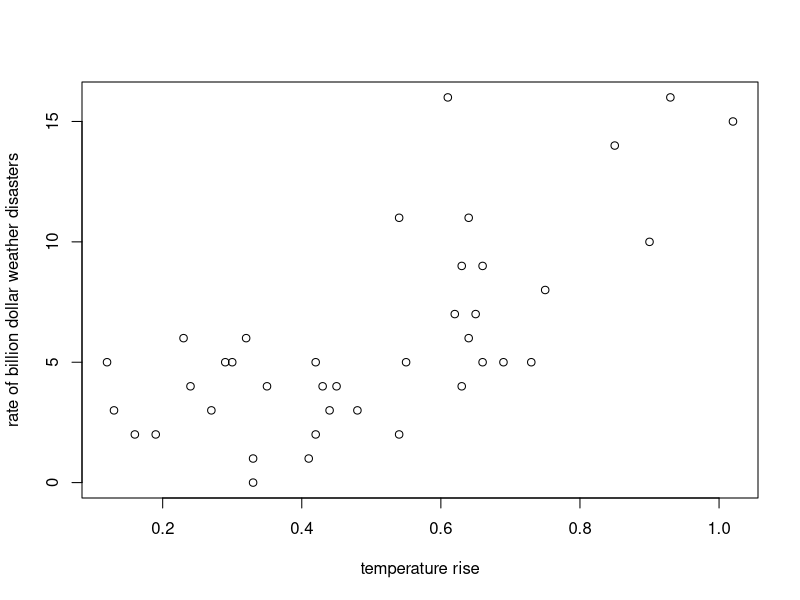

This figure's R source: (Note: this script raises an error after producing the figure.)
#### Main fil to run the smoothing and bootstrap functions, defined in the R file "smoothing_functions.R" ####

# read the data
NOAA1 <- read.csv("NOAA+GISS.csv")

###### Output of all the smoothing ####
plot(NOAA1[,3], NOAA1[,2], xlab="temperature rise", ylab="rate of billion dollar weather disasters")

dum <- bin.mean(NOAA1[,3], NOAA1[,2], 6)
dum <- gauss.mean(NOAA1[,3],NOAA1[,2],.063)$df
gauss.reg(NOAA1[,3],NOAA1[,2],.078,do.plot=T)$df
gauss.mean.trunc(NOAA1[,3],NOAA1[,2],.063,20,do.plot=T)$df
gauss.reg.trunc(NOAA1[,3],NOAA1[,2],.08,17,do.plot=T)$df
# using the inbuilf funtion for Lowess and Smoothing spline smoother
lines(lowess(NOAA1[,3],NOAA1[,2]),col=7)
lines(smooth.spline(NOAA1[,3],NOAA1[,2]),col=8)


#### boostraping the press vector and calculate the confidence interval ####
bootstrap_press <- bootstrap(NOAA1[,3],NOAA1[,2])
#print(bootstrap_press$pressvec)
plot(density(bootstrap_press$pressvec), main = "PRESS vector bootstrap")
print("With confidence interval: ")
print(bootstrap_press$CI)